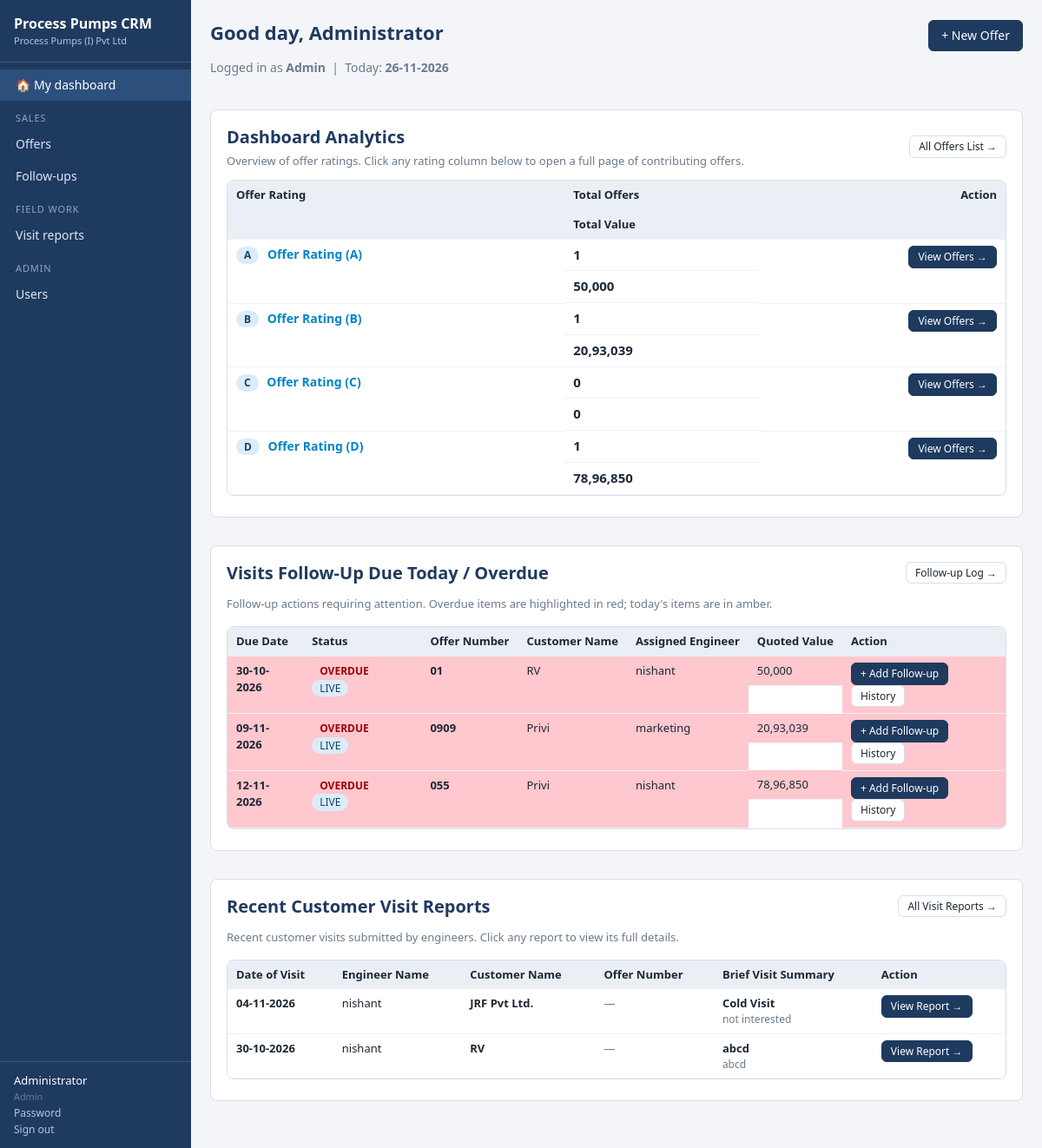
Page / (signed in) on the earlier database version.
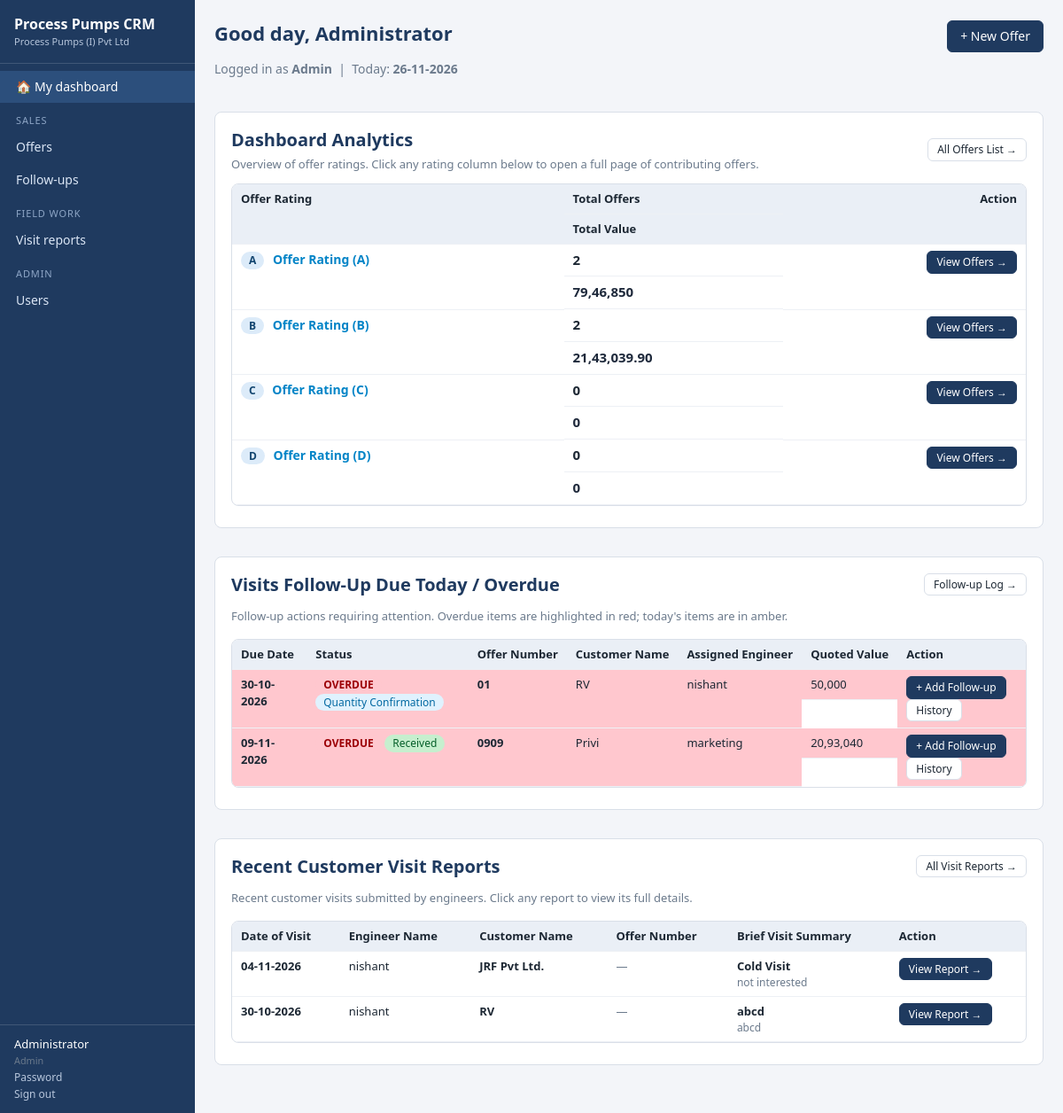
Same page on the later database version.
### tables this page shows
CREATE TABLE "offers" (id INTEGER PRIMARY KEY AUTOINCREMENT, "customer_id" INTEGER, "contact_id" INTEGER, "offer_no" TEXT, "base_no" TEXT, "revision" TEXT, "offer_date" TEXT, "region" TEXT, "enquiry_no" TEXT, "enquiry_date" TEXT, "enquiry_mode" TEXT, "item_type" TEXT, "moc" TEXT, "quantity" INTEGER, "quoted_value" REAL, "currency" TEXT, "offer_pdf" TEXT, "assigned_engineer_id" INTEGER, "rating" TEXT, "status" TEXT, "next_followup_date" TEXT, "is_latest" INTEGER, "created_at" TEXT, "created_by" INTEGER, "updated_at" TEXT, "updated_by" INTEGER);

CREATE TABLE "customers" (id INTEGER PRIMARY KEY AUTOINCREMENT, "name" TEXT, "address" TEXT, "region" TEXT, "created_at" TEXT, "created_by" INTEGER, "updated_at" TEXT, "updated_by" INTEGER);

CREATE TABLE "users" (id INTEGER PRIMARY KEY AUTOINCREMENT, "full_name" TEXT, "email" TEXT, "role" TEXT, "phone" TEXT, "regions" TEXT, "active" INTEGER, "password_hash" TEXT, "created_at" TEXT, "created_by" INTEGER, "updated_at" TEXT, "updated_by" INTEGER);

CREATE TABLE "visits" (id INTEGER PRIMARY KEY AUTOINCREMENT, "visit_date" TEXT, "engineer_id" INTEGER, "customer_name" TEXT, "address" TEXT, "person_name" TEXT, "designation" TEXT, "mobile" TEXT, "email" TEXT, "reason" TEXT, "remark" TEXT, "next_followup_date" TEXT, "followup_mode" TEXT, "review_status" TEXT, "created_at" TEXT, "created_by" INTEGER, "updated_at" TEXT, "updated_by" INTEGER, "offer_id" INTEGER, report_file TEXT);

### app/core/dashboard.py (the view)
@bp.route("/")
def home():
    user = g.user
    today = today_iso()
    ratings_dict = compute_analytics(user)
    ratings_list = [ratings_dict[r] for r in ["A", "B", "C", "D"]]
    followups_sql = (
        "SELECT o.id, o.offer_no, o.customer_id, o.rating, o.status, o.next_followup_date, "
        "o.quoted_value, o.assigned_engineer_id, "
        "c.name AS customer_name, u.full_name AS engineer_name "
        "FROM offers o "
        "LEFT JOIN customers c ON c.id = o.customer_id "
        "LEFT JOIN users u ON u.id = o.assigned_engineer_id "
        "WHERE o.is_latest = 1 AND o.status NOT IN ('Lost', 'Order Acquired') "
        "AND o.next_followup_date IS NOT NULL AND o.next_followup_date <= ? "
    )
    followups_params = [today]
    if R.is_marketing(user):
        followups_sql += " AND o.assigned_engineer_id = ?"
        followups_params.append(user["id"])
    followups_sql += " ORDER BY o.next_followup_date ASC, o.id DESC LIMIT 40"
    followups_due = db.q(followups_sql, followups_params)
    for f in followups_due:
        f["is_overdue"] = bool(f["next_followup_date"] and f["next_followup_date"] < today)
        if f.get("status") in ("Open", "LIVE"):
            f["status"] = "LIVE"
    visit_reports = db.q(
        "SELECT v.id, v.visit_date, v.customer_name, v.person_name, v.reason, v.remark, "
        "v.offer_id, v.report_file, u.full_name AS engineer_name, o.offer_no "
        "FROM visits v "
        "LEFT JOIN users u ON u.id = v.engineer_id "
        "LEFT JOIN offers o ON o.id = v.offer_id "
        "ORDER BY v.visit_date DESC, v.id DESC LIMIT 20"
    )
    return render_template(
        "dashboard.html",
        ratings_list=ratings_list,
        ratings_dict=ratings_dict,
        followups_due=followups_due,
        visit_reports=visit_reports,
        today=today,
    )

### app/core/auth.py (called while the page is built)
def csrf_token():
    if "_csrf" not in session:
        session["_csrf"] = secrets.token_hex(16)
    return session["_csrf"]

@bp.before_app_request
def load_user_and_guard():
    g.user = None
    uid = session.get("uid")
    if uid:
        u = db.q1("SELECT * FROM users WHERE id=? AND active=1", (uid,))
        if u:
            u.pop("password_hash", None)
            g.user = u
    if request.method == "POST":
        sent = request.form.get("_csrf") or request.headers.get("X-CSRF-Token")
        if not sent or sent != session.get("_csrf"):
            abort(400, "Security token missing or expired - please reload the page and try again.")
    if request.endpoint and request.endpoint not in PUBLIC_ENDPOINTS and g.user is None:
        return redirect(url_for("auth.login", next=request.full_path if request.method == "GET" else None))

### app/core/db.py (called while the page is built)
def connect(path):
    conn = sqlite3.connect(path, timeout=30)
    conn.row_factory = sqlite3.Row
    conn.execute("PRAGMA journal_mode=WAL")
    conn.execute("PRAGMA foreign_keys=OFF")
    return conn

def get_db():
    if "db" not in g:
        g.db = connect(current_app.config["DATABASE"])
    return g.db

### app/templates/dashboard.html (shortened to what the changed rows need)
{% extends 'base.html' %}
{% block content %}
<div style="display: flex; justify-content: space-between; align-items: baseline; margin-bottom: 1.5rem;">
  <div>
    <h1 style="margin-bottom: 0.25rem;">Good day, {{ g.user.full_name.split(' ')[0] }}</h1>
  </div>
</div>
<section class="card" style="margin-bottom: 2rem;">
  <div style="display: flex; justify-content: space-between; align-items: center; margin-bottom: 0.75rem;">
    <div>
      <h2 style="margin: 0; font-size: 1.25rem;">Dashboard Analytics</h2>
    </div>
  </div>
  <div class="table-wrap">
    <table class="grid">
      <thead>
        <tr>
          <th>Offer Rating</th>
          <th class="num">Total Offers</th>
          <th class="num">Total Value</th>
          <th style="text-align: right;">Action</th>
        </tr>
      </thead>
      <tbody>
        {% for r in ratings_list %}
        <tr style="cursor: pointer;" onclick="window.location.href='{{ r.url }}';">
          <td>
            <a href="{{ r.url }}" style="font-weight: 700; font-size: 14px; text-decoration: none; color: #0284c7;">
              <span class="badge b-open" style="margin-right: 6px;">{{ r.key }}</span> {{ r.label }}
            </a>
          </td>
          <td class="num" style="font-size: 15px; font-weight: 700;">
            <a href="{{ r.url }}" style="text-decoration: none; color: inherit;">
              {{ r.count }}
            </a>
          </td>
          <td class="num" style="font-size: 15px; font-weight: 700; color: #1e293b;">
            <a href="{{ r.url }}" style="text-decoration: none; color: inherit;">
              {{ r.total_value_fmt }}
            </a>
          </td>
          <td style="text-align: right;">
            <a class="btn small primary" href="{{ r.url }}">
              View Offers &rarr;
            </a>
          </td>
        </tr>
        {% endfor %}
      </tbody>
    </table>
  </div>
</section>
<section class="card" style="margin-bottom: 2rem;">
  <div style="display: flex; justify-content: space-between; align-items: center; margin-bottom: 0.75rem;">
    <h2 style="margin: 0; font-size: 1.25rem;">Visits Follow-Up Due Today / Overdue</h2>
  </div>
  <div class="table-wrap">
    <table class="grid">
      <thead>
        <tr>
          <th>Due Date</th>
          <th>Status</th>
          <th>Offer Number</th>
          <th>Customer Name</th>
          <th>Assigned Engineer</th>
          <th class="num">Quoted Value</th>
          <th>Action</th>
        </tr>
      </thead>
      <tbody>
        {% for f in followups_due %}
        <tr class="{{ 'row-red' if f.is_overdue else 'row-yellow' }}">
          <td><strong>{{ f.next_followup_date|date }}</strong></td>
          <td>
            {% if f.is_overdue %}
              <span class="badge b-overdue-due-now" style="font-weight: 700;">OVERDUE</span>
            {% else %}
              <span class="badge b-on-hold" style="font-weight: 700;">DUE TODAY</span>
            {% endif %}
            <span class="badge b-{{ (f.status == 'Open' and 'live' or f.status)|slug }}">{{ 'LIVE' if f.status == 'Open' else f.status }}</span>
          </td>
          <td><strong>{{ f.offer_no }}</strong></td>
          <td>{{ f.customer_name }}</td>
          <td>{{ f.engineer_name or 'Unassigned' }}</td>
          <td class="num">{{ f.quoted_value|money }}</td>
          <td>
            <a class="btn small primary" href="{{ url_for('followups.new', offer_id=f.id) }}">
              + Add Follow-up
            </a>
            <a class="btn small" href="{{ url_for('offers.view', id=f.id) }}#followups">
              History
            </a>
          </td>
        </tr>
        {% else %}
        <tr>
          <td colspan="7" class="empty">No follow-ups due today or overdue. You are all caught up!</td>
        </tr>
        {% endfor %}
      </tbody>
    </table>
  </div>
</section>
<section class="card" style="margin-bottom: 2rem;">
  <div style="display: flex; justify-content: space-between; align-items: center; margin-bottom: 0.75rem;">
    <h2 style="margin: 0; font-size: 1.25rem;">Recent Customer Visit Reports</h2>
  </div>
  <div class="table-wrap">
    <table class="grid">
      <thead>
        <tr>
          <th>Date of Visit</th>
          <th>Engineer Name</th>
          <th>Customer Name</th>
          <th>Offer Number</th>
          <th>Brief Visit Summary</th>
          <th>Action</th>
        </tr>
      </thead>
      <tbody>
        {% for r in visit_reports %}
        <tr>
          <td><strong>{{ r.visit_date|date }}</strong></td>
          <td>{{ r.engineer_name or '—' }}</td>
          <td><strong>{{ r.customer_name }}</strong></td>
          <td>
            {% if r.offer_no %}
              <span class="badge b-live">{{ r.offer_no }}</span>
            {% else %}
              <span class="muted">—</span>
            {% endif %}
          </td>
          <td>
            <div style="font-weight: 600; font-size: 13px;">{{ r.reason }}</div>
            <div class="clip" style="color: var(--muted); font-size: 12px;" title="{{ r.remark }}">{{ r.remark }}</div>
          </td>
          <td>
            <a class="btn small primary" href="{{ url_for('visits.view', id=r.id) }}">
              View Report &rarr;
            </a>
          </td>
        </tr>
        {% else %}
        <tr>
          <td colspan="6" class="empty">No visit reports submitted yet.</td>
        </tr>
        {% endfor %}
      </tbody>
    </table>
  </div>
</section>
{% endblock %}

### app/templates/base.html (shortened to what this page needs)
<!doctype html>
<html lang="en"><head>
<link rel="stylesheet" href="{{ url_for('static', filename='css/app.css') }}">
</head><body>
{% if g.user %}
<aside class="side">
  <div class="brand">{{ app_title }}<small>{{ company }}</small></div>
  <nav>
    <a href="{{ url_for('dashboard.home') }}" class="{{ 'on' if request.endpoint == 'dashboard.home' }}">&#127968; My dashboard</a>
    {% for group, items in nav_groups %}
      <div class="grp">{{ group }}</div>
      {% for i in items %}<a href="{{ i.url }}" class="{{ 'on' if request.path.startswith(i.url) and i.url != '/' }}">{{ i.label }}</a>{% endfor %}
    {% endfor %}
  </nav>
  <div class="me">
    <div>{{ g.user.full_name }}<br><small>{{ ROLE_LABELS.get(g.user.role, g.user.role) }}</small></div>
    <a href="{{ url_for('auth.profile') }}">Password</a>
    <form method="post" action="{{ url_for('auth.logout') }}"><input type="hidden" name="_csrf" value="{{ csrf_token() }}"><button class="link">Sign out</button></form>
  </div>
</aside>
{% endif %}
<main class="{{ 'with-side' if g.user }}">
  {% block content %}{% endblock %}
</main>
</body></html>

Differences in the rows shown:
no longer on this page (row edited): offers: next_followup_date "12-11-2026", status "LIVE", offer_no "055", customer_name "Privi", full_name "nishant", quoted_value "78,96,850"
changed offers "RV": status "LIVE" → "Quantity Confirmation"
changed offers "Privi": status "LIVE" → "Received"; quoted_value "20,93,039" → "20,93,040"
Other differences:
new list line: "A Offer Rating (A) 2 79,46,850 View Offers →"
new list line: "B Offer Rating (B) 2 21,43,039.90 View Offers →"
new list line: "D Offer Rating (D) 0 0 View Offers →"
list line gone: "A Offer Rating (A) 1 50,000 View Offers →"
list line gone: "B Offer Rating (B) 1 20,93,039 View Offers →"
list line gone: "D Offer Rating (D) 1 78,96,850 View Offers →"
